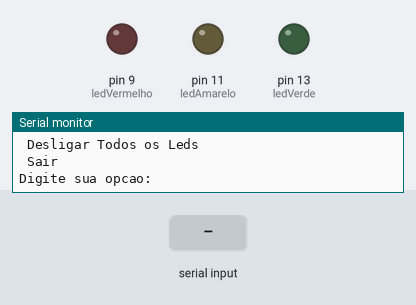
A sketch run on a simulated Arduino Uno, built with avr-gcc and run on an emulated ATmega328P. On the bench: output pins drawn as LEDs (lit = HIGH), the last lines printed to the serial monitor. The test bench sets the inputs (shaded band).

Above: at 13.9 s.
14.0 s: "90,45\n" received over Serial
At 15.4 s:
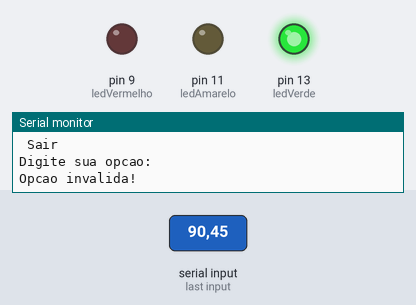
At 21.1 s:
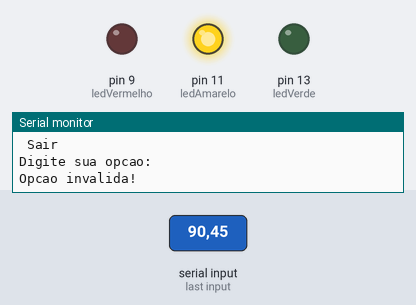
Timing chart, 0 to 21.5 s (numbered marks = the images above; inputs shaded):
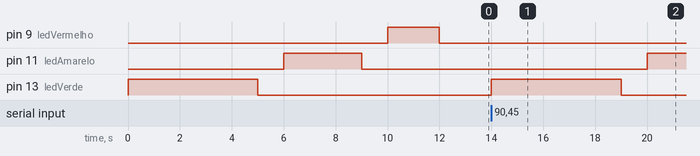

Measured:
- after the input at 14.0 s, pin 11 (ledAmarelo): LOW → HIGH after 6.0 s; pin 13 (ledVerde): LOW → HIGH at once, → LOW 5.0 s later

The sketch:

acende_led_com_menu1.ino
```cpp
int ledVerde = 13;
int ledAmarelo = 11;
int ledVermelho = 9;
int opcao;
void setup()
{
  Serial.begin(9600);
  pinMode(ledVerde, OUTPUT);
  pinMode(ledAmarelo, OUTPUT);
  pinMode(ledVermelho, OUTPUT);
}

void loop()
{
  digitalWrite(ledVerde, HIGH);
  delay(5000); // Wait for 1000 millisecond(s)
  digitalWrite(ledVerde, LOW);
  delay(1000); // Wait for 1000 millisecond(s)

  digitalWrite(ledAmarelo, HIGH);
  delay(3000); // Wait for 1000 millisecond(s)
  digitalWrite(ledAmarelo, LOW);
  delay(1000); // Wait for 1000 millisecond(s)

  digitalWrite(ledVermelho, HIGH);
  delay(2000); // Wait for 1000 millisecond(s)
  digitalWrite(ledVermelho, LOW);
  delay(1000); // Wait for 1000 millisecond(s)

do {
    Serial.println("--- MENU ---");
    Serial.println(" Ligar Led Verde");
    Serial.println(" Desligar Led Verde");
    Serial.println(" Ligar Led Amarelo");
    Serial.println(" Desligar Led Amarelo");
    Serial.println(" Ligar Led Vermelho");
    Serial.println(" Desligar Led Vermelho");
    Serial.println(" Ligar Todos os Leds");
    Serial.println(" Desligar Todos os Leds");
    Serial.println(" Sair");
    Serial.println("Digite sua opcao: ");

    while(!Serial.available());


    opcao = Serial.parseInt();

    switch (opcao){
      case 1:
        digitalWrite(ledVerde, HIGH);
        Serial.println("Led Verde Ligado");
        break;
      case 2:
        digitalWrite(ledVerde, LOW);
        Serial.println("Led Verde Desligado");
        break;
      case 3:
        digitalWrite(ledAmarelo, HIGH);
        Serial.println("Led Amarelo Ligado");
        break;
      case 4:
        digitalWrite(ledAmarelo, LOW);
        Serial.println("Led Amarelo Desligado");
        break;
      case 5:
        digitalWrite(ledVermelho, HIGH);
        Serial.println("Led Vermelho Ligado");
        break;
      case 6:
        digitalWrite(ledVermelho, LOW);
        Serial.println("Led Vermelho Desligado");
        break;
      case 7:
        digitalWrite(ledVerde, HIGH);
        digitalWrite(ledAmarelo, HIGH);
        digitalWrite(ledVermelho, HIGH);
        Serial.println("Todos os Leds Ligados");
        break;
      case 8:
        digitalWrite(ledVerde, LOW);
        digitalWrite(ledAmarelo, LOW);
        digitalWrite(ledVermelho, LOW);
        Serial.println("Todos os Leds Desligados");
        break;
      case 9:
        Serial.println("Saindo do menu...");
        break;
      default:
        Serial.println("Opcao invalida!");
        break;
    }

  }
  while(opcao <= 8);

}
  
```
